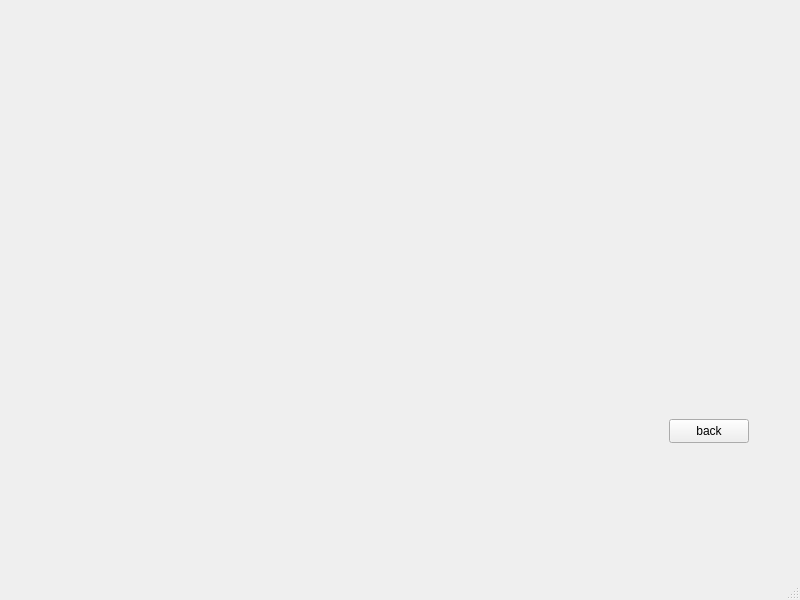
<?xml version="1.0" encoding="UTF-8"?>
<ui version="4.0">
 <class>testD4</class>
 <widget class="QMainWindow" name="testD4">
  <property name="geometry">
   <rect>
    <x>0</x>
    <y>0</y>
    <width>800</width>
    <height>600</height>
   </rect>
  </property>
  <property name="windowTitle">
   <string>testD4</string>
  </property>
  <widget class="QWidget" name="centralwidget">
   <layout class="QGridLayout" name="gridLayout">
    <item row="0" column="0">
     <widget class="QStackedWidget" name="stackedWidget">
      <property name="currentIndex">
       <number>1</number>
      </property>
      <widget class="QWidget" name="page">
       <widget class="QPushButton" name="pushButton">
        <property name="geometry">
         <rect>
          <x>620</x>
          <y>400</y>
          <width>80</width>
          <height>24</height>
         </rect>
        </property>
        <property name="text">
         <string>next</string>
        </property>
       </widget>
      </widget>
      <widget class="QWidget" name="page_2">
       <widget class="QPushButton" name="pushButton_2">
        <property name="geometry">
         <rect>
          <x>660</x>
          <y>410</y>
          <width>80</width>
          <height>24</height>
         </rect>
        </property>
        <property name="text">
         <string>back</string>
        </property>
       </widget>
      </widget>
     </widget>
    </item>
   </layout>
  </widget>
  <widget class="QMenuBar" name="menubar">
   <property name="geometry">
    <rect>
     <x>0</x>
     <y>0</y>
     <width>800</width>
     <height>21</height>
    </rect>
   </property>
  </widget>
  <widget class="QStatusBar" name="statusbar"/>
 </widget>
 <resources/>
 <connections/>
</ui>
